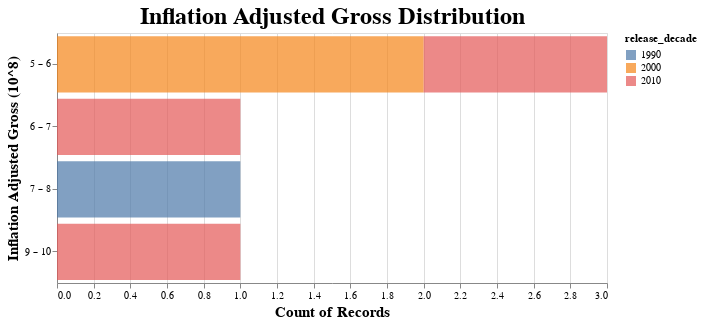

Notebook code cell kept with this figure:
### Markdown cell above
Let's filter this a bit more to visualize the films in the histogram released after the `1960s`.

### Code cell
effective_grossing_df = highest_grossing_df.query(f'release_decade > 1960')
plot_histogram(effective_grossing_df, maxbins = 5)

### Figure 1 — Vega-Lite specification as saved in the notebook (floating-point values rounded to 4 significant figures)
{"config": {"view": {"continuousWidth": 400, "continuousHeight": 300}, "axis": {"labelFontSize": 10, "titleFontSize": 15}, "title": {"fontSize": 24}}, "data": {"name": "data-316cb29834f7000c9920022327ba7150"}, "mark": {"type": "bar", "opacity": 0.7}, "encoding": {"color": {"field": "release_decade", "legend": {"title": "release_decade"}, "type": "nominal"}, "x": {"aggregate": "count", "stack": true, "type": "quantitative"}, "y": {"axis": {"title": "Inflation Adjusted Gross (10^8)"}, "bin": {"maxbins": 5}, "field": "feature_display", "type": "nominal"}}, "height": 250, "title": "Inflation Adjusted Gross Distribution", "width": 550, "$schema": "https://vega.github.io/schema/vega-lite/v4.17.0.json", "datasets": {"data-316cb29834f7000c9920022327ba7150": [{"movie_title": "Finding Nemo", "release_decade": 2000, "release_year": 2003, "release_month": 5, "total_gross": 380500000.0, "inflation_adjusted_gross": 518100000.0, "director": null, "MPAA_rating": "G", "genre": "Adventure", "hero-actor": null, "hero": null, "villain-actor": null, "villain": null, "song": null, "feature_display": 5.181}, {"movie_title": "Rogue One: A Star Wars Story", "release_decade": 2010, "release_year": 2016, "release_month": 12, "total_gross": 529500000.0, "inflation_adjusted_gross": 529500000.0, "director": null, "MPAA_rating": "PG-13", "genre": "Adventure", "hero-actor": null, "hero": null, "villain-actor": null, "villain": null, "song": null, "feature_display": 5.295}, {"movie_title": "Pirates of the Caribbean: Dead Man’…", "release_decade": 2000, "release_year": 2006, "release_month": 7, "total_gross": 423300000.0, "inflation_adjusted_gross": 544800000.0, "director": null, "MPAA_rating": "PG-13", "genre": "Adventure", "hero-actor": null, "hero": null, "villain-actor": null, "villain": null, "song": null, "feature_display": 5.448}, {"movie_title": "The Avengers", "release_decade": 2010, "release_year": 2012, "release_month": 5, "total_gross": 623300000.0, "inflation_adjusted_gross": 660100000.0, "director": null, "MPAA_rating": "PG-13", "genre": "Action", "hero-actor": null, "hero": null, "villain-actor": null, "villain": null, "song": null, "feature_display": 6.601}, {"movie_title": "The Lion King", "release_decade": 1990, "release_year": 1994, "release_month": 6, "total_gross": 422800000.0, "inflation_adjusted_gross": 761600000.0, "director": "Roger Allers", "MPAA_rating": "G", "genre": "Adventure", "hero-actor": "Jonathan Taylor Thomas", "hero": "Simba", "villain-actor": "Jeremy Irons", "villain": "Scar", "song": "Circle of Life", "feature_display": 7.616}, {"movie_title": "Star Wars Ep. VII: The Force Awakens", "release_decade": 2010, "release_year": 2015, "release_month": 12, "total_gross": 936700000.0, "inflation_adjusted_gross": 936700000.0, "director": null, "MPAA_rating": "PG-13", "genre": "Adventure", "hero-actor": null, "hero": null, "villain-actor": null, "villain": null, "song": null, "feature_display": 9.367}]}}
